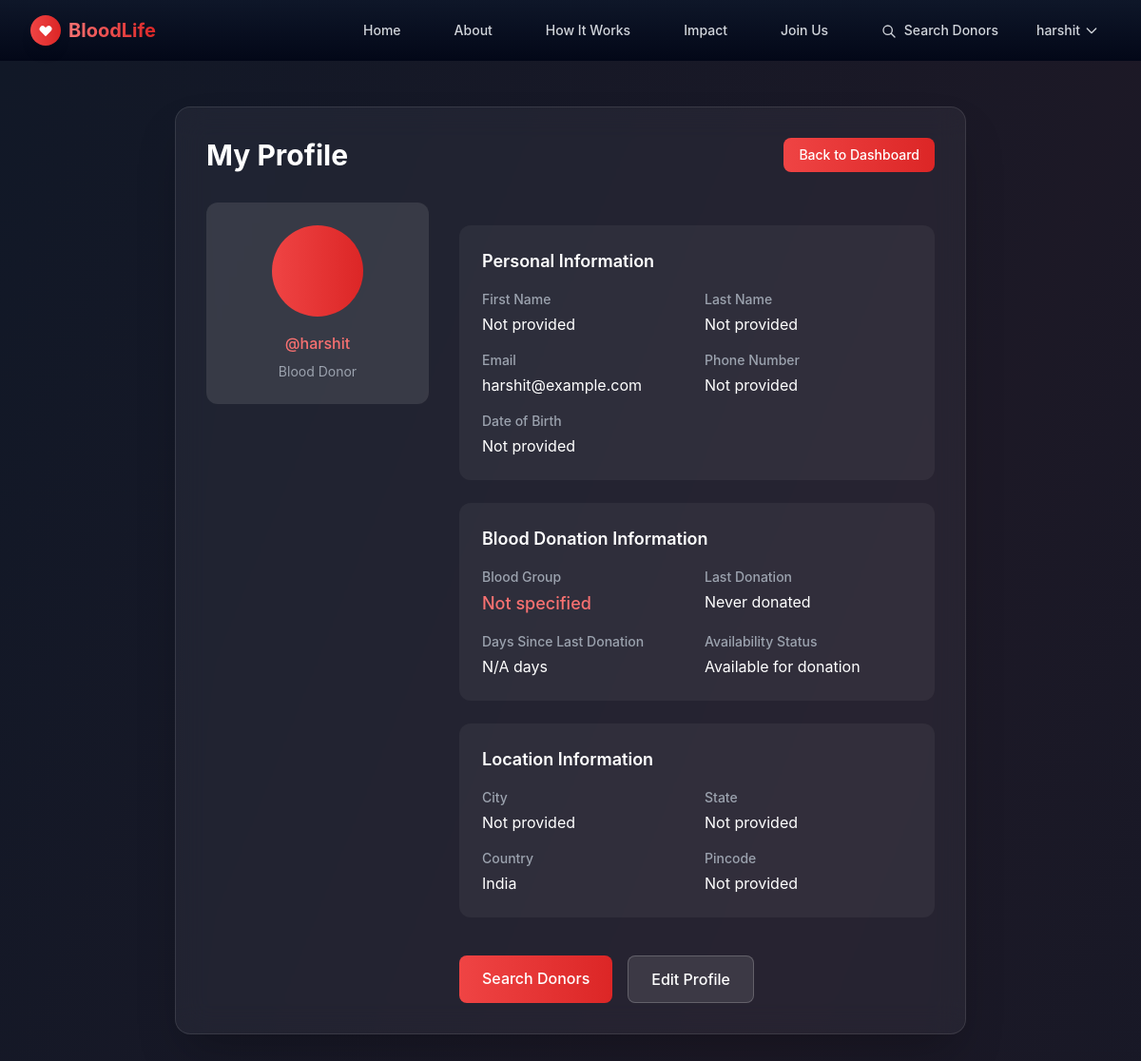
The page /accounts/profile/ (signed in) on the database its author committed.
### accounts/models.py (models this page shows, shortened)
class User(AbstractUser):
    USER_TYPE_CHOICES = [
        ('donor', 'Blood Donor'),
        ('hospital', 'Hospital Representative'),
        ('admin', 'System Administrator'),
    ]
    BLOOD_GROUP_CHOICES = [
        ('A+', 'A Positive'),
        ('A-', 'A Negative'),
        ('B+', 'B Positive'),
        ('B-', 'B Negative'),
        ('AB+', 'AB Positive'),
        ('AB-', 'AB Negative'),
        ('O+', 'O Positive'),
        ('O-', 'O Negative'),
    ]
    user_type = models.CharField(max_length=10, choices=USER_TYPE_CHOICES, default='donor')
    phone_number = models.CharField(
        max_length=15,
        validators=[RegexValidator(r'^\+?1?\d{9,15}$', 'Enter a valid phone number.')],
        blank=True,
        null=True
    )
    blood_group = models.CharField(max_length=3, choices=BLOOD_GROUP_CHOICES, blank=True, null=True)
    date_of_birth = models.DateField(blank=True, null=True)
    last_donation_date = models.DateField(blank=True, null=True)
    is_verified = models.BooleanField(default=False)
    is_available = models.BooleanField(default=True)
    privacy_level = models.CharField(
        max_length=10,
        choices=[('public', 'Public'), ('private', 'Private')],
        default='public'
    )
    city = models.CharField(max_length=100, blank=True)
    state = models.CharField(max_length=100, blank=True)
    country = models.CharField(max_length=100, default='India')
    pincode = models.CharField(max_length=10, blank=True, null=True)
    latitude = models.DecimalField(max_digits=9, decimal_places=6, blank=True, null=True)
    longitude = models.DecimalField(max_digits=9, decimal_places=6, blank=True, null=True)
    has_medical_conditions = models.BooleanField(default=False)
    medical_conditions = models.TextField(blank=True)
    last_medical_checkup = models.DateField(blank=True, null=True)
    consent_given = models.BooleanField(default=False)
    data_retention_consent = models.BooleanField(default=False)
    created_at = models.DateTimeField(default=timezone.now)
    updated_at = models.DateTimeField(auto_now=True)
    @property
    def days_since_last_donation(self):
        if self.last_donation_date:
            return (timezone.now().date() - self.last_donation_date).days
        return None

### accounts/views.py (the view)
# urls.py: path('profile/', views.profile_page, name='profile-page'),
def profile_page(request):
    if not request.user.is_authenticated:
        messages.error(request, 'Please login to view your profile.')
        return redirect('/accounts/login/')
    return render(request, 'accounts/profile.html', {'user': request.user})

### templates/accounts/profile.html (shortened to what this page needs)
{% extends 'base.html' %}
{% load static %}
{% block content %}
<div class="min-h-screen bg-gradient-to-br from-gray-900 via-red-900/10 to-gray-900 py-12">
    <div class="max-w-4xl mx-auto px-4 sm:px-6 lg:px-8">
        <div class="bg-white/5 backdrop-blur-lg rounded-2xl p-8 border border-white/10 shadow-2xl animate-on-scroll">
            <div class="flex items-center justify-between mb-8">
                <h1 class="text-3xl font-bold text-white">My Profile</h1>
                <a href="/accounts/dashboard/" class="bg-gradient-to-r from-red-500 to-red-600 hover:from-red-600 hover:to-red-700 text-white px-4 py-2 rounded-lg text-sm font-medium transition-all duration-200">
                    Back to Dashboard
                </a>
            </div>
            <div class="grid grid-cols-1 md:grid-cols-3 gap-8">
                <div class="md:col-span-1">
                    <div class="bg-white/10 rounded-xl p-6 text-center">
                        <div class="w-24 h-24 bg-gradient-to-r from-red-500 to-red-600 rounded-full flex items-center justify-center mx-auto mb-4">
                        </div>
                        <p class="text-red-400 font-medium">@{{ user.username }}</p>
                        <p class="text-gray-400 text-sm mt-2">{{ user.get_user_type_display }}</p>
                    </div>
                </div>
                <div class="md:col-span-2">
                    <div class="space-y-6">
                        <div class="bg-white/5 rounded-xl p-6">
                            <h3 class="text-lg font-semibold text-white mb-4">Personal Information</h3>
                            <div class="grid grid-cols-1 md:grid-cols-2 gap-4">
                                <div>
                                    <label class="block text-sm font-medium text-gray-400 mb-1">First Name</label>
                                    <p class="text-white view-field">{{ user.first_name|default:"Not provided" }}</p>
                                </div>
                                <div>
                                    <label class="block text-sm font-medium text-gray-400 mb-1">Last Name</label>
                                    <p class="text-white view-field">{{ user.last_name|default:"Not provided" }}</p>
                                </div>
                                <div>
                                    <label class="block text-sm font-medium text-gray-400 mb-1">Email</label>
                                    <p class="text-white">{{ user.email }}</p>
                                </div>
                                <div>
                                    <label class="block text-sm font-medium text-gray-400 mb-1">Phone Number</label>
                                    <p class="text-white view-field">{{ user.phone_number|default:"Not provided" }}</p>
                                </div>
                                <div>
                                    <label class="block text-sm font-medium text-gray-400 mb-1">Date of Birth</label>
                                    <p class="text-white view-field">{{ user.date_of_birth|date:"M d, Y"|default:"Not provided" }}</p>
                                </div>
                            </div>
                        </div>
                        <div class="bg-white/5 rounded-xl p-6">
                            <h3 class="text-lg font-semibold text-white mb-4">Blood Donation Information</h3>
                            <div class="grid grid-cols-1 md:grid-cols-2 gap-4">
                                <div>
                                    <label class="block text-sm font-medium text-gray-400 mb-1">Blood Group</label>
                                    <p class="text-red-400 font-medium text-lg view-field">{{ user.blood_group|default:"Not specified" }}</p>
                                </div>
                                <div>
                                    <label class="block text-sm font-medium text-gray-400 mb-1">Last Donation</label>
                                    <p class="text-white">{{ user.last_donation_date|date:"M d, Y"|default:"Never donated" }}</p>
                                </div>
                                <div>
                                    <label class="block text-sm font-medium text-gray-400 mb-1">Days Since Last Donation</label>
                                    <p class="text-white">{{ user.days_since_last_donation|default:"N/A" }} days</p>
                                </div>
                                <div>
                                    <label class="block text-sm font-medium text-gray-400 mb-1">Availability Status</label>
                                    <p class="text-white view-field">{% if user.is_available %}Available for donation{% else %}Not available{% endif %}</p>
                                </div>
                            </div>
                        </div>
                        <div class="bg-white/5 rounded-xl p-6">
                            <h3 class="text-lg font-semibold text-white mb-4">Location Information</h3>
                            <div class="grid grid-cols-1 md:grid-cols-2 gap-4">
                                <div>
                                    <label class="block text-sm font-medium text-gray-400 mb-1">City</label>
                                    <p class="text-white view-field">{{ user.city|default:"Not provided" }}</p>
                                </div>
                                <div>
                                    <label class="block text-sm font-medium text-gray-400 mb-1">State</label>
                                    <p class="text-white view-field">{{ user.state|default:"Not provided" }}</p>
                                </div>
                                <div>
                                    <label class="block text-sm font-medium text-gray-400 mb-1">Country</label>
                                    <p class="text-white view-field">{{ user.country }}</p>
                                </div>
                                <div>
                                    <label class="block text-sm font-medium text-gray-400 mb-1">Pincode</label>
                                    <p class="text-white view-field">{{ user.pincode|default:"Not provided" }}</p>
                                </div>
                            </div>
                        </div>
                        <div class="flex flex-wrap gap-4 pt-4">
                            <a href="/accounts/search/" class="bg-gradient-to-r from-red-500 to-red-600 hover:from-red-600 hover:to-red-700 text-white px-6 py-3 rounded-lg font-medium transition-all duration-200 transform hover:scale-105">
                                Search Donors
                            </a>
                            <button onclick="toggleEditMode()" id="edit-toggle-btn" class="bg-white/10 hover:bg-white/20 text-white px-6 py-3 rounded-lg font-medium transition-all duration-200 border border-white/20">
                                Edit Profile
                            </button>
                        </div>
                    </div>
                </div>
            </div>
        </div>
    </div>
</div>
{% endblock %}

### templates/partials/navbar.html (shortened to what this page needs)
<nav x-data="{ isOpen: false, scrolled: false }"
     @scroll.window="scrolled = window.scrollY > 50"
     class="navbar fixed top-0 left-0 right-0 z-50 transition-all duration-300"
     :class="scrolled ? 'bg-gray-900/95 backdrop-blur-md shadow-lg' : 'bg-transparent'"
     style="background: linear-gradient(180deg, rgba(15, 23, 42, 0.9) 0%, rgba(2, 6, 23, 0.9) 100%);">
    <div class="max-w-7xl mx-auto px-4 sm:px-6 lg:px-8">
        <div class="flex items-center justify-between h-16">
            <div class="flex-shrink-0 flex items-center">
                <div class="flex items-center space-x-2">
                    <div class="w-8 h-8 bg-gradient-to-r from-red-500 to-red-600 rounded-full flex items-center justify-center shadow-lg">
                        <svg class="w-4 h-4 text-white" fill="currentColor" viewBox="0 0 20 20">
                            <path fill-rule="evenodd" d="M3.172 5.172a4 4 0 015.656 0L10 6.343l1.172-1.171a4 4 0 115.656 5.656L10 17.657l-6.828-6.829a4 4 0 010-5.656z" clip-rule="evenodd"></path>
                        </svg>
                    </div>
                    <span class="text-xl font-bold bg-gradient-to-r from-red-400 to-red-600 bg-clip-text text-transparent">BloodLife</span>
                </div>
            </div>
            <div class="hidden md:block">
                <div class="ml-10 flex items-baseline space-x-8">
                    <a href="/" class="text-gray-300 hover:text-white px-3 py-2 rounded-md text-sm font-medium transition-colors duration-200 relative group">
                        Home
                    </a>
                    <a href="/#story" class="text-gray-300 hover:text-white px-3 py-2 rounded-md text-sm font-medium transition-colors duration-200 relative group">
                        About
                    </a>
                    <a href="/#how-it-works" class="text-gray-300 hover:text-white px-3 py-2 rounded-md text-sm font-medium transition-colors duration-200 relative group">
                        How It Works
                    </a>
                    <a href="/#impact" class="text-gray-300 hover:text-white px-3 py-2 rounded-md text-sm font-medium transition-colors duration-200 relative group">
                        Impact
                    </a>
                    <a href="/#join" class="text-gray-300 hover:text-white px-3 py-2 rounded-md text-sm font-medium transition-colors duration-200 relative group">
                        Join Us
                    </a>
                    {% if not user.is_authenticated %}
                    <div class="flex items-center space-x-4">
                        <a href="/accounts/login/" class="text-gray-300 hover:text-white px-3 py-2 rounded-md text-sm font-medium transition-colors duration-200">
                            Login
                        </a>
                        <a href="/accounts/register/" class="bg-gradient-to-r from-red-500 to-red-600 hover:from-red-600 hover:to-red-700 text-white px-4 py-2 rounded-md text-sm font-medium transition-all duration-200 transform hover:scale-105 shadow-lg hover:shadow-xl">
                            Register
                        </a>
                    </div>
                    {% else %}
                    <div class="flex items-center space-x-4">
                        <a href="/accounts/search/" class="text-gray-300 hover:text-white px-3 py-2 rounded-md text-sm font-medium transition-colors duration-200 relative group">
                            <svg class="w-4 h-4 inline mr-1" fill="none" stroke="currentColor" viewBox="0 0 24 24">
                                <path stroke-linecap="round" stroke-linejoin="round" stroke-width="2" d="M21 21l-6-6m2-5a7 7 0 11-14 0 7 7 0 0114 0z"></path>
                            </svg>
                            Search Donors
                        </a>
                        <div class="relative" x-data="{ dropdownOpen: false }">
                            <button @click="dropdownOpen = !dropdownOpen"
                                    class="flex items-center text-gray-300 hover:text-white px-3 py-2 rounded-md text-sm font-medium transition-colors duration-200">
                                <span>{{ user.first_name|default:user.username }}</span>
                                <svg class="w-4 h-4 ml-1" fill="none" stroke="currentColor" viewBox="0 0 24 24">
                                    <path stroke-linecap="round" stroke-linejoin="round" stroke-width="2" d="M19 9l-7 7-7-7"></path>
                                </svg>
                            </button>
                        </div>
                    </div>
                    {% endif %}
                </div>
            </div>
        </div>
    </div>
</nav>
<div class="h-16"></div>

### static/css/home.css (style rules this page uses)
*, *::before, *::after { box-sizing: border-box; }
body { margin: 0; font-family: system-ui, -apple-system, BlinkMacSystemFont, "Segoe UI", sans-serif; color: #0f172a; background: #020617; }
a { text-decoration: none; color: inherit; }

### templates/base.html (style rules this page uses)
body { font-family: 'Inter', system-ui, -apple-system, BlinkMacSystemFont, 'Segoe UI', sans-serif; }
.animate-on-scroll { opacity: 0; transform: translateY(30px); transition: all 0.6s ease-out; }
.animate-on-scroll.visible { opacity: 1; transform: translateY(0); }

### rows shown on the page
User: first_name "harshit", username "harshit", user_type "Blood Donor", first_name "Not provided", last_name "Not provided", email "harshit@example.com", phone_number "Not provided", date_of_birth "Not provided", blood_group "Not specified", last_donation_date "Never donated", days_since_last_donation "N/A", city "Not provided", state "Not provided", country "India", pincode "Not provided"
